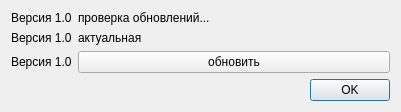
<?xml version="1.0" encoding="UTF-8"?>
<ui version="4.0">
 <class>About</class>
 <widget class="QDialog" name="About">
  <property name="geometry">
   <rect>
    <x>0</x>
    <y>0</y>
    <width>397</width>
    <height>110</height>
   </rect>
  </property>
  <property name="windowTitle">
   <string>О программе</string>
  </property>
  <property name="modal">
   <bool>false</bool>
  </property>
  <layout class="QGridLayout" name="gridLayout">
   <item row="1" column="0">
    <widget class="QLabel" name="label_2">
     <property name="text">
      <string>Версия 1.0</string>
     </property>
    </widget>
   </item>
   <item row="1" column="1">
    <widget class="QLabel" name="label_4">
     <property name="sizePolicy">
      <sizepolicy hsizetype="Expanding" vsizetype="Preferred">
       <horstretch>0</horstretch>
       <verstretch>0</verstretch>
      </sizepolicy>
     </property>
     <property name="text">
      <string>актуальная</string>
     </property>
    </widget>
   </item>
   <item row="2" column="0">
    <widget class="QLabel" name="label_5">
     <property name="text">
      <string>Версия 1.0</string>
     </property>
    </widget>
   </item>
   <item row="0" column="0">
    <widget class="QLabel" name="label">
     <property name="text">
      <string>Версия 1.0</string>
     </property>
    </widget>
   </item>
   <item row="0" column="1">
    <widget class="QLabel" name="label_3">
     <property name="sizePolicy">
      <sizepolicy hsizetype="Expanding" vsizetype="Preferred">
       <horstretch>0</horstretch>
       <verstretch>0</verstretch>
      </sizepolicy>
     </property>
     <property name="text">
      <string>проверка обновлений...</string>
     </property>
    </widget>
   </item>
   <item row="3" column="0" colspan="2">
    <spacer name="verticalSpacer">
     <property name="orientation">
      <enum>Qt::Vertical</enum>
     </property>
     <property name="sizeHint" stdset="0">
      <size>
       <width>379</width>
       <height>29</height>
      </size>
     </property>
    </spacer>
   </item>
   <item row="2" column="1">
    <widget class="QPushButton" name="pushButton">
     <property name="sizePolicy">
      <sizepolicy hsizetype="Expanding" vsizetype="Fixed">
       <horstretch>0</horstretch>
       <verstretch>0</verstretch>
      </sizepolicy>
     </property>
     <property name="text">
      <string>обновить</string>
     </property>
    </widget>
   </item>
   <item row="4" column="0" colspan="2">
    <widget class="QDialogButtonBox" name="buttonBox">
     <property name="orientation">
      <enum>Qt::Horizontal</enum>
     </property>
     <property name="standardButtons">
      <set>QDialogButtonBox::Ok</set>
     </property>
     <property name="centerButtons">
      <bool>false</bool>
     </property>
    </widget>
   </item>
  </layout>
 </widget>
 <resources/>
 <connections/>
</ui>
